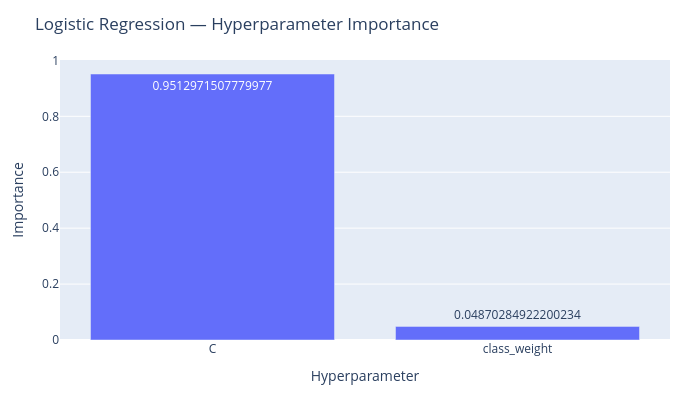

Write notebook code for a chart like this one.
### Code cell
# ============================================================
# CELL 17 — LOGISTIC HYPERPARAMETER IMPORTANCE
# ============================================================

try:

    importance = optuna.importance.get_param_importances(
        logistic_study
    )

    importance_df = pd.DataFrame(
        {
            "Hyperparameter": list(importance.keys()),
            "Importance": list(importance.values())
        }
    )

    display(
        importance_df.round(4)
    )

    fig = px.bar(
        importance_df,
        x="Hyperparameter",
        y="Importance",
        title="Logistic Regression — Hyperparameter Importance",
        text="Importance"
    )

    fig.update_layout(
        width=700,
        height=400,
        margin=dict(
            l=60,
            r=30,
            t=60,
            b=60
        )
    )

    fig.show()

except Exception as error:

    print("Hyperparameter importance could not be calculated.")
    print("Reason:", error)

### Figure 1 — Plotly figure (JSON) as saved in the notebook; plotly's stock layout.template omitted (floating-point values rounded to 4 significant figures)
{"data": [{"hovertemplate": "Hyperparameter=%{x}<br>Importance=%{text}<extra></extra>", "legendgroup": "", "marker": {"color": "#636efa", "pattern": {"shape": ""}}, "name": "", "orientation": "v", "showlegend": false, "text": [0.9513, 0.0487], "textposition": "auto", "type": "bar", "x": ["C", "class_weight"], "xaxis": "x", "y": [0.9513, 0.0487], "yaxis": "y"}], "layout": {"barmode": "relative", "height": 400, "legend": {"tracegroupgap": 0}, "margin": {"b": 60, "l": 60, "r": 30, "t": 60}, "title": {"text": "Logistic Regression — Hyperparameter Importance"}, "width": 700, "xaxis": {"anchor": "y", "domain": [0, 1], "title": {"text": "Hyperparameter"}}, "yaxis": {"anchor": "x", "domain": [0, 1], "title": {"text": "Importance"}}}}
